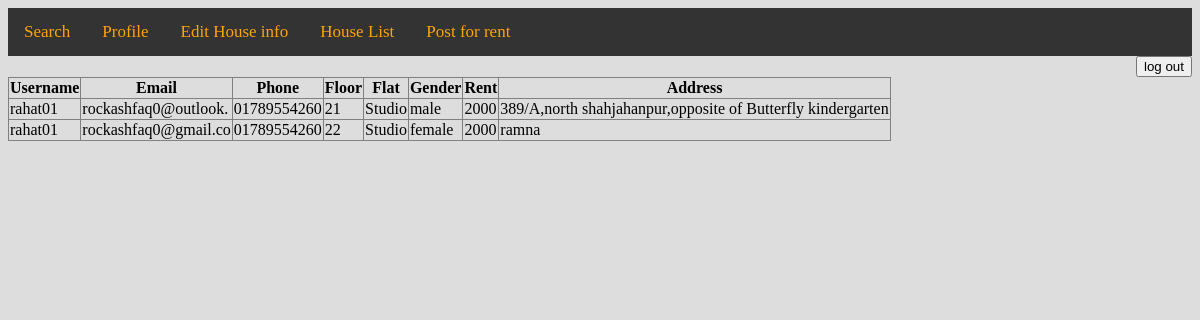
/houselist.php (signed in), run on the app's committed database.
### tables this page shows
CREATE TABLE `property` (
  `id` int(20) NOT NULL,
  `username` varchar(20) NOT NULL,
  `email` varchar(20) NOT NULL,
  `phone` varchar(20) NOT NULL,
  `floor` varchar(20) NOT NULL,
  `flat` varchar(20) NOT NULL,
  `gender` varchar(10) NOT NULL,
  `rent` varchar(100) NOT NULL,
  `address` varchar(100) NOT NULL,
  `image` varchar(200) NOT NULL,
  `booked_by` varchar(20) NOT NULL,
  `booked` varchar(20) NOT NULL
);

### Model/db_config.php (called while the page is built, shortened)
<?php
    $db_server="localhost";
    $db_user="root";
    $db_password="";
    $db_name="bachapp";
    function get($query){
        global $db_server,$db_user,$db_password,$db_name;
        $conn=mysqli_connect($db_server,$db_user,$db_password,$db_name);
        $result=mysqli_query($conn,$query);
        $data=array();
            while($row=mysqli_fetch_assoc($result)){
                $data[] =$row;
            }
        return $data;
    }
?>

### houselist.php (the view, shortened to what this page needs)
<?php
    require_once"Model/db_config.php";
    include "homelandlord.php";
    $query = "Select * from property";
    $result = get($query);
    ?>
    <table border="1" style="border-collapse:collapse">
        <tr>
            <th>Username</th>
            <th>Email</th>
            <th>Phone</th>
            <th>Floor</th>
            <th>Flat</th>
            <th>Gender</th>
            <th>Rent</th>
            <th>Address</th>
        </tr>
<div>
<?php
    foreach($result as $row){
        echo "<tr>";
            echo "<td>".$row["username"]."</td>";
            echo "<td>".$row["email"]."</td>";
            echo "<td>".$row["phone"]."</td>";
            echo "<td>".$row["floor"]."</td>";
            echo "<td>".$row["flat"]."</td>";
            echo "<td>".$row["gender"]."</td>";
            echo "<td>".$row["rent"]."</td>";
            echo "<td>".$row["address"]."</td>";
        echo "</tr>";
    }
?>
</div>

### styles/homepage.css (style rules this page uses)
body { background-color: #ddd; }

### data on the page
property: username "rahat01", email "rockashfaq0@outlook.", phone "01789554260", floor "21", flat "Studio", gender "male", rent "2000", address "389/A,north shahjahanpur,opposite of Butterfly kindergarten"
property: username "rahat01", email "rockashfaq0@gmail.co", phone "01789554260", floor "22", flat "Studio", gender "female", rent "2000", address "ramna"
